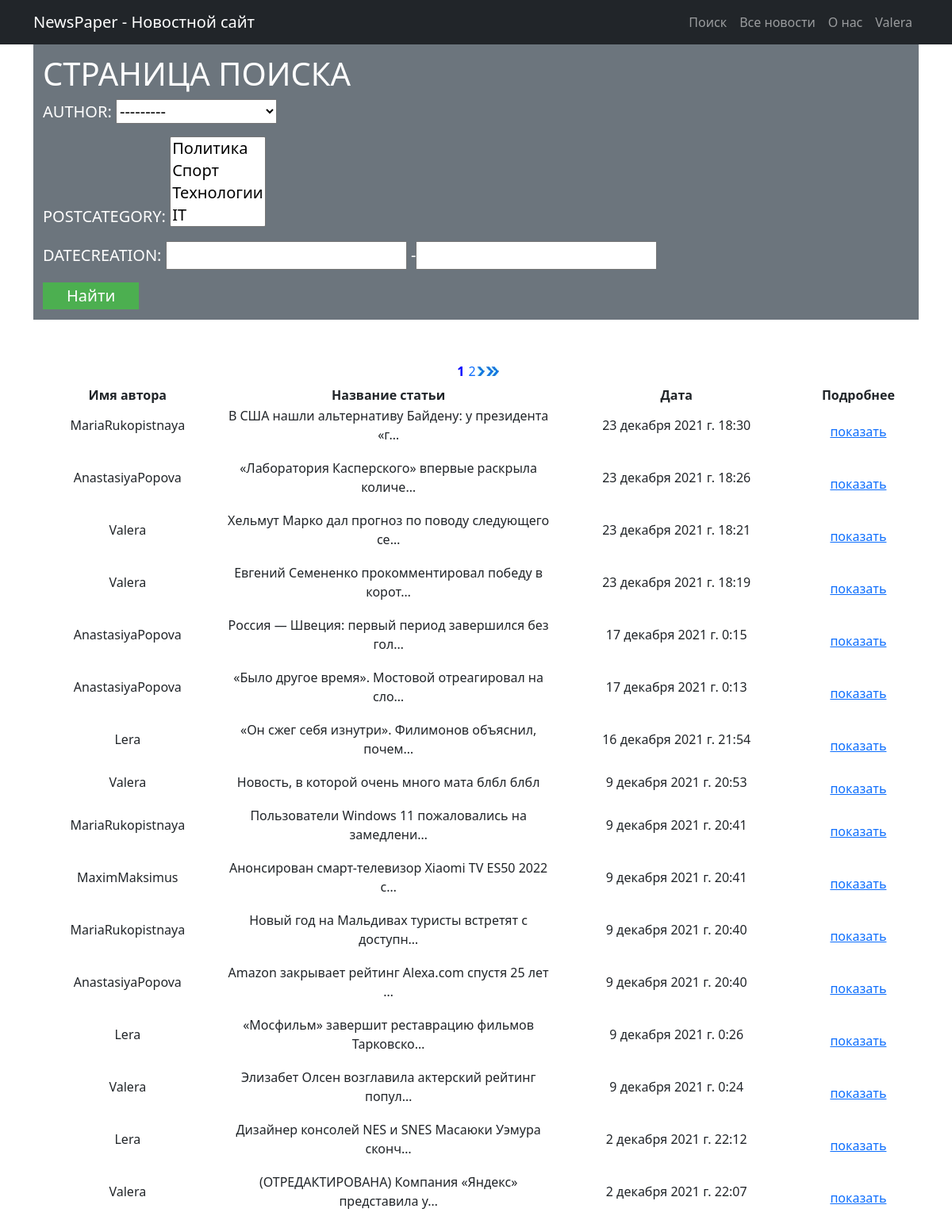
/news/search/ (signed in), run on the app's committed database.
### news/models.py (models this page shows, shortened)
class Post(models.Model):
    author = models.ForeignKey(Author, on_delete=models.CASCADE)
    NEWS = 'NW'
    ARTICLE = 'AR'
    CATEGORY_CHOICES = (
        (NEWS, 'Новость'),
        (ARTICLE, 'Статья')
    )
    categoryType = models.CharField(max_length=2, choices=CATEGORY_CHOICES, default=ARTICLE)
    dateCreation = models.DateTimeField(auto_now_add=True)
    postCategory = models.ManyToManyField(Category, through='PostCategory')
    title = models.CharField(max_length=128)
    text = models.TextField()
    rating = models.SmallIntegerField(default=0)
    class Meta:
        verbose_name = 'Пост'
        verbose_name_plural = 'Посты'

class Author(models.Model):
    authorUser = models.OneToOneField(User, on_delete=models.CASCADE)
    ratingAuthor = models.SmallIntegerField(default=0)
    def __str__(self):
        return '{}'.format(self.authorUser)
    class Meta:
        verbose_name = 'Автор'
        verbose_name_plural = 'Авторы'

### news/views.py (the view)
# urls.py: path('search/', Search.as_view(), name='search' ),  # Ссылка на поиск новости
class Search(ListView):
    model = Post
    template_name = 'news/search.html'
    context_object_name = 'news'
    ordering = ['-dateCreation']
    paginate_by = 10
    def get_context_data(self, **kwargs):
        context = super().get_context_data(**kwargs)
        context['filter'] = NewsFilter(self.request.GET, queryset=self.get_queryset())
        return context

### news/models.py (called while the page is built)
    def __str__(self):
        return '{}'.format(self.name)

### templates/news/search.html (shortened to what this page needs)
{% extends 'news/default.html' %}
{% load custom_filters %}
{% load static %}
    {% block title-container %}
    <h3 class="display-6">Страница поиска</h3>
    <form method="GET">
        {{ filter.form.as_p }}
        <input style="padding: 2px 30px; border: none; background-color: #4CAF50; color: white;" type="submit" value="Найти">
    </form>
    {% endblock %}
{% block content %}
{% if is_paginated %}
<table style="width: 100%">
    <head>
        <th>
            Имя автора
        </th>
        <th style="width: 420px">
            Название статьи
        </th>
        <th>
            Дата
        </th>
        <th>
            Подробнее
        </th>
    </head>
    {% for new in filter.qs %}
    <tr>
        <td  >
            <p>
                {{ new.author }}
            </p>
        </td>
        <td>
            <p>
                {{ new.title| truncatechars:50 }}
            </p>
        </td>
        <td>
            <p>
                {{ new.dateCreation }}
            </p>
        </td>
        <td>
            <a href="{% url 'detail' new.pk %}">
                показать
            </a>
        </td>
    <tr>
    {% endfor %}
    {% for num in page_obj.paginator.page_range %}
        {% if page_obj.number == num %}
            <a class="my_class" ><span>{{ num }}</span></a>
        {% elif num > page_obj.number|add:'-3' and num < page_obj.number|add:'3' %}
            <a class="my_class" href="?page={{ num }}">
                {{ num }}
            </a>
        {% endif %}
    {% endfor %}
    {% if page_obj.has_next %}
        <a class="my_class" href="?page={{ page_obj.next_page_number }}">
            <img src="{% static 'img/next_page.png' %}" alt="photo">
        </a>
        <a class="my_class" href="?page={{ page_obj.paginator.num_pages }}">
            <img src="{% static 'img/next_end_page.png' %}" alt="photo">
        </a>
    {% endif %}
    {% endif %}
</table>
{% endblock %}

### templates/news/default.html (shortened to what this page needs)
<!DOCTYPE html>
<html lang="en">
    <head>
        {% load static %}
        <link href="{% static 'css/styles.css' %}" rel="stylesheet" />
        <link href="{% static 'css/my_styles.css' %}" rel="stylesheet" />
    </head>
    <body>
        <nav class="navbar navbar-expand-lg navbar-dark bg-dark">
            <div class="container">
                <a class="navbar-brand" href="{% url 'news' %}">NewsPaper - Новостной сайт</a>
                <div class="collapse navbar-collapse" id="navbarSupportedContent">
                    <ul class="navbar-nav ms-auto mb-2 mb-lg-0">
                        <li class="nav-item">
                            <a class="nav-link" href="{% url 'search' %}">Поиск</a>
                        </li>
                        <li class="nav-item">
                            <a class="nav-link" href="{% url 'news' %}">Все новости</a>
                        </li>
                        <li class="nav-item">
                            <a class="nav-link" href="{% url 'about' %}">О нас</a>
                        </li>
                        <li class="nav-item">
                            {% if request.user.username %}
                                <a class="nav-link" href="{% url 'account' %}">
                                    {{ request.user.username }}
                                 </a>
                            {% else %}
                                <a class="nav-link" href="{% url 'login' %}"> Войти </a>
                            {% endif%}
                        </li>
                    </ul>
                </div>
            </div>
        </nav>
        <div class="container">
            <nav class="navbar navbar-expand-lg navbar-dark bg-secondary">
                <div class="container">
                   <span class="navbar-brand text-white text-uppercase">
                       {% block title-container %}
                       {% endblock %}
                   </span>
                </div>
            </nav>
            <div class="text-center mt-5">
                    {% block content %}
                    {% endblock %}
            </div>
        </div>
    </body>
</html>

### static/css/my_styles.css (style rules this page uses)
.my_class { display: inline-flex; text-decoration: none; }
.my_class span { padding: 5px; color: blue; font-size: 16px; font-weight: bold; }

### data on the page
Post: author "MariaRukopistnaya", title "В США нашли альтернативу Байдену: у президента «г…", dateCreation "23 декабря 2021 г. 18:30"
Post: author "AnastasiyaPopova", title "«Лаборатория Касперского» впервые раскрыла количе…", dateCreation "23 декабря 2021 г. 18:26"
Post: author "Valera", title "Хельмут Марко дал прогноз по поводу следующего се…", dateCreation "23 декабря 2021 г. 18:21"
Post: author "Valera", title "Евгений Семененко прокомментировал победу в корот…", dateCreation "23 декабря 2021 г. 18:19"
Post: author "AnastasiyaPopova", title "Россия — Швеция: первый период завершился без гол…", dateCreation "17 декабря 2021 г. 0:15"
Post: author "AnastasiyaPopova", title "«Было другое время». Мостовой отреагировал на сло…", dateCreation "17 декабря 2021 г. 0:13"
Post: author "Lera", title "«Он сжег себя изнутри». Филимонов объяснил, почем…", dateCreation "16 декабря 2021 г. 21:54"
Post: author "Valera", title "Новость, в которой очень много мата блбл блбл", dateCreation "9 декабря 2021 г. 20:53"
Post: author "MariaRukopistnaya", title "Пользователи Windows 11 пожаловались на замедлени…", dateCreation "9 декабря 2021 г. 20:41"
Post: author "MaximMaksimus", title "Анонсирован смарт-телевизор Xiaomi TV ES50 2022 с…", dateCreation "9 декабря 2021 г. 20:41"
Post: author "MariaRukopistnaya", title "Новый год на Мальдивах туристы встретят с доступн…", dateCreation "9 декабря 2021 г. 20:40"
Post: author "AnastasiyaPopova", title "Amazon закрывает рейтинг Alexa.com спустя 25 лет …", dateCreation "9 декабря 2021 г. 20:40"
Post: author "Lera", title "«Мосфильм» завершит реставрацию фильмов Тарковско…", dateCreation "9 декабря 2021 г. 0:26"
Post: author "Valera", title "Элизабет Олсен возглавила актерский рейтинг попул…", dateCreation "9 декабря 2021 г. 0:24"
Post: author "Lera", title "Дизайнер консолей NES и SNES Масаюки Уэмура сконч…", dateCreation "2 декабря 2021 г. 22:12"
Post: author "Valera", title "(ОТРЕДАКТИРОВАНА) Компания «Яндекс» представила у…", dateCreation "2 декабря 2021 г. 22:07"

### other printed values
{{ request.user.username }} "Valera"
{{ num }} "1"
{{ num }} "2"
